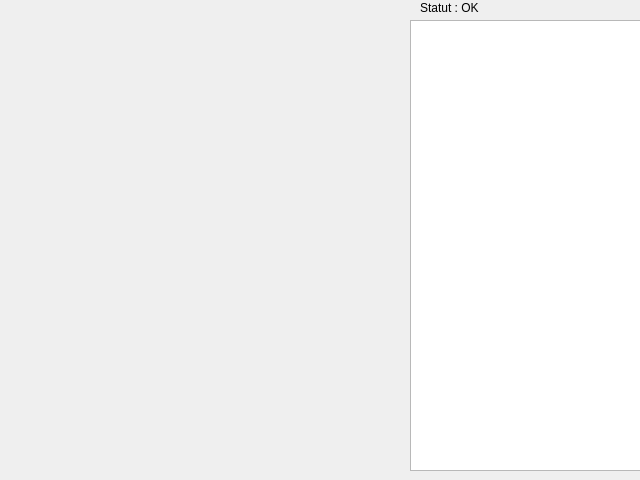
<?xml version="1.0" encoding="UTF-8"?>
<ui version="4.0">
 <class>Computer</class>
 <widget class="QWidget" name="Computer">
  <property name="geometry">
   <rect>
    <x>0</x>
    <y>0</y>
    <width>640</width>
    <height>480</height>
   </rect>
  </property>
  <property name="windowTitle">
   <string>Form</string>
  </property>
  <widget class="QWidget" name="widget" native="true">
   <property name="geometry">
    <rect>
     <x>0</x>
     <y>0</y>
     <width>410</width>
     <height>380</height>
    </rect>
   </property>
  </widget>
  <widget class="QTextEdit" name="Script">
   <property name="geometry">
    <rect>
     <x>410</x>
     <y>20</y>
     <width>231</width>
     <height>451</height>
    </rect>
   </property>
  </widget>
  <widget class="QLabel" name="Statut">
   <property name="geometry">
    <rect>
     <x>420</x>
     <y>0</y>
     <width>211</width>
     <height>16</height>
    </rect>
   </property>
   <property name="text">
    <string>Statut : OK</string>
   </property>
  </widget>
 </widget>
 <resources/>
 <connections/>
</ui>
